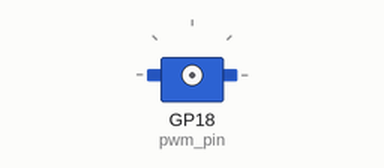
Bench run of a program on a simulated Raspberry Pi Pico running MicroPython. Shown: servo. Servo angles are drawn from the pulse width (0.5 ms = 0°, 2.5 ms = 180°).

Above: at 0.1 s.
At 2.16 s:
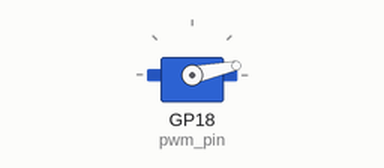
At 4.26 s:
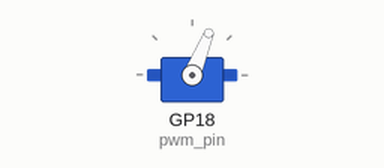
At 8.5 s:
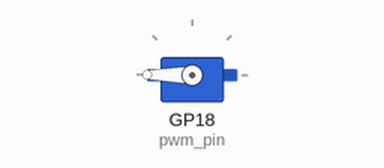
Timing chart, 0 to 10.0 s (numbered marks = the images above):
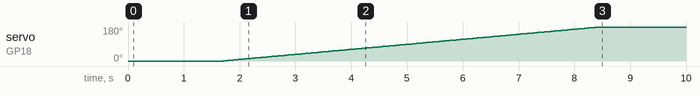

Measured:
- by itself, servo on GP18 (pwm_pin): moves from 0° to 180° over 6.7 s

The program:

servo_16_bit.py
```python
from machine import Pin, PWM
import time

# Define the pin where PWM signal will be generated
pwm_pin = Pin(18)

# Initialize the PWM object on the specified pin with 16-bit resolution
pwm     = PWM(pwm_pin)

# Set the frequency (for example, 50 Hz)
pwm.freq(50)

# Set the duty cycle using the full 16-bit resolution (0 to 65535)
pwm.duty_u16(32768) # 50% duty cycle

# Optional: Ramp the duty cycle from 0 to 100%
for i in range(65536):
    pwm.duty_u16(i)
    time.sleep(0.001)

# Deinitialize to stop the PWM
pwm.deinit()
```
